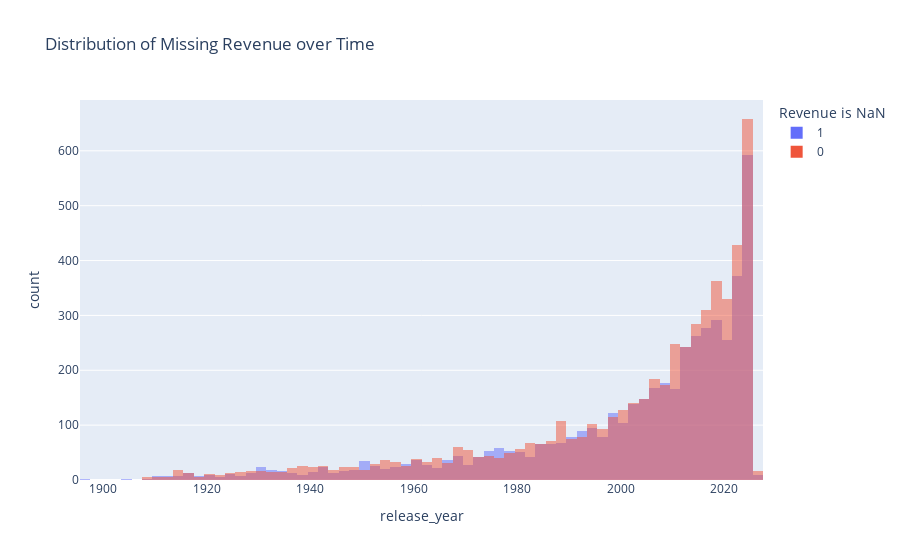

This figure's notebook cell:
### Code cell
# is there correlation between release date and if revenue value is NaN?

# Convert release_date to datetime objects
movies_to_model['release_date'] = pd.to_datetime(movies_to_model['release_date'], errors='coerce')

# Get the year (numeric) to use for correlation
movies_to_model['release_year'] = movies_to_model['release_date'].dt.year

# Create a binary column: 1 if budget is NaN, 0 if it is present
movies_to_model['revenue_is_missing'] = movies_to_model['revenue'].isna().astype(int)

# Calculate correlation
correlation = movies_to_model['release_year'].corr(movies_to_model['revenue_is_missing'])

print(f"Correlation between Release Year and Missing Revenue: {correlation:.4f}")

# Visualize the relationship
# This helps see if missing data is clustered around specific time periods
fig = px.histogram(
    movies_to_model, 
    x="release_year", 
    color="revenue_is_missing",
    barmode="overlay",
    title="Distribution of Missing Revenue over Time",
    labels={"revenue_is_missing": "Revenue is NaN"}
)
fig.show()

### Figure 1 — Plotly figure (JSON) as saved in the notebook; plotly's stock layout.template omitted (floating-point values rounded to 4 significant figures; data arrays with more than 128 entries replaced by an {"elided": "..."} marker saying what was removed)
{"data": [{"bingroup": "x", "hovertemplate": "Revenue is NaN=1<br>release_year=%{x}<br>count=%{y}<extra></extra>", "legendgroup": "1", "marker": {"color": "#636efa", "opacity": 0.5, "pattern": {"shape": ""}}, "name": "1", "orientation": "v", "showlegend": true, "type": "histogram", "x": {"elided": "4762 float values"}, "xaxis": "x", "yaxis": "y"}, {"bingroup": "x", "hovertemplate": "Revenue is NaN=0<br>release_year=%{x}<br>count=%{y}<extra></extra>", "legendgroup": "0", "marker": {"color": "#EF553B", "opacity": 0.5, "pattern": {"shape": ""}}, "name": "0", "orientation": "v", "showlegend": true, "type": "histogram", "x": {"elided": "5408 float values"}, "xaxis": "x", "yaxis": "y"}], "layout": {"barmode": "overlay", "legend": {"title": {"text": "Revenue is NaN"}, "tracegroupgap": 0}, "title": {"text": "Distribution of Missing Revenue over Time"}, "xaxis": {"anchor": "y", "domain": [0, 1], "title": {"text": "release_year"}}, "yaxis": {"anchor": "x", "domain": [0, 1], "title": {"text": "count"}}}}
